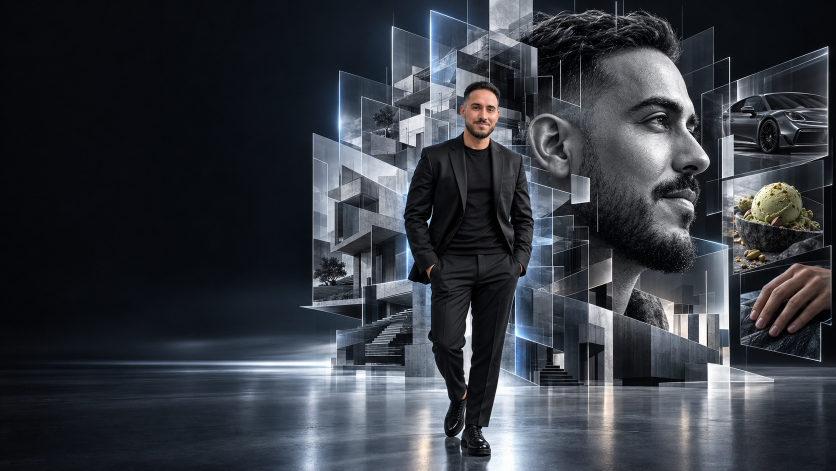
#> input picture josean-portfolio-ultrapremium/02-hero/hero-desktop.png, 1672 x 941 px (shown at 1/2 size)
$ python register-hero.py
#> lines starting #> are read from the running program, lines starting #| are printed output that depends on the picture; after the words box and inside, x2 and y2 are one past the last pixel; in counts of white or black regions, pixels touching at a corner belong together
#!/usr/bin/env python3
"""Find where the hero's transparent layers sit on the finished hero art.

The kit's layers (Josean, the monumental portrait) were directed to match hero-desktop.png
but are not pixel-registered (README: "não são frames registrados pixel a pixel"). The page
paints the finished art first and then hands over to the live layers, so each layer is
located on the art: SIFT keypoints inside the layer's alpha, ratio-tested matches and a
RANSAC similarity (scale, angle, offset).

Also written: the inner opening of portal-vidro-transparente.png, measured on a zoomed grid
(the frame is drawn in perspective, so the opening is a quad, not a rectangle).

Output: src/data/hero.json
Usage: python3 scripts/register-hero.py   (needs opencv-python, numpy, Pillow)
"""
import json
from pathlib import Path

import cv2
import numpy as np
from PIL import Image

ROOT = Path(__file__).resolve().parent.parent
KIT = ROOT / "josean-portfolio-ultrapremium"
OUT = ROOT / "src/data/hero.json"

LAYERS = {
    "josean": "03-camadas/josean-corpo-transparente.png",
    "portrait": "03-camadas/retrato-monumental-transparente.png",
}


def load(path):
    return np.array(Image.open(path).convert("RGBA"))


def alpha_box(img, threshold=8):
    ys, xs = np.nonzero(img[..., 3] > threshold)
    return [int(xs.min()), int(ys.min()), int(xs.max()) + 1, int(ys.max()) + 1]


def main():
    art = load(KIT / "02-hero/hero-desktop.png")
    sift = cv2.SIFT_create(nfeatures=8000)
    ka, da = sift.detectAndCompute(cv2.cvtColor(art[..., :3], cv2.COLOR_RGB2GRAY), None)
#> ka = 3286 keypoints; strongest (x, y, size): (969, 892, 2.8), (961, 880, 2.8), (934, 766, 4.5), (857, 443, 5.3)
    out = {"art": {"width": int(art.shape[1]), "height": int(art.shape[0])}, "layers": {}}
    for name, file in LAYERS.items():
        layer = load(KIT / file)
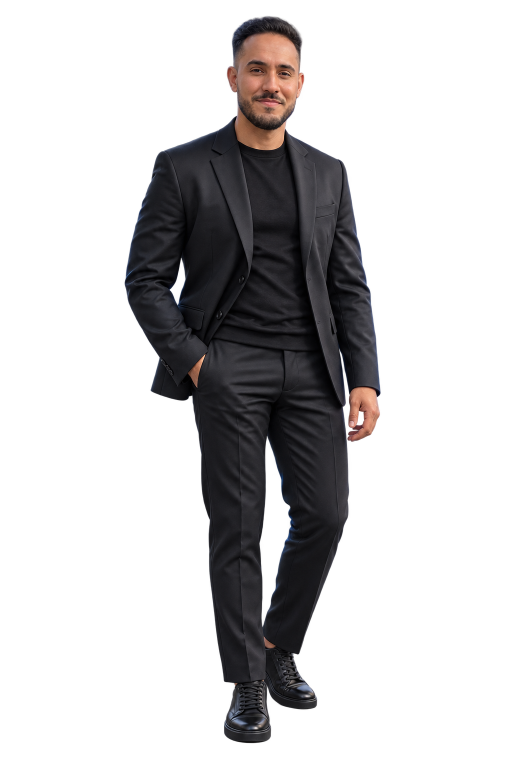
#> input picture josean-portfolio-ultrapremium/03-camadas/josean-corpo-transparente.png, 1024 x 1536 px (shown at 1/2 size)
#> in load, returned value is the input picture: shape (1536, 1024, 4); mean R, G, B, A 20.9, 19, 20.7, 64.4
        mask = cv2.erode((layer[..., 3] > 200).astype(np.uint8) * 255, np.ones((9, 9), np.uint8))
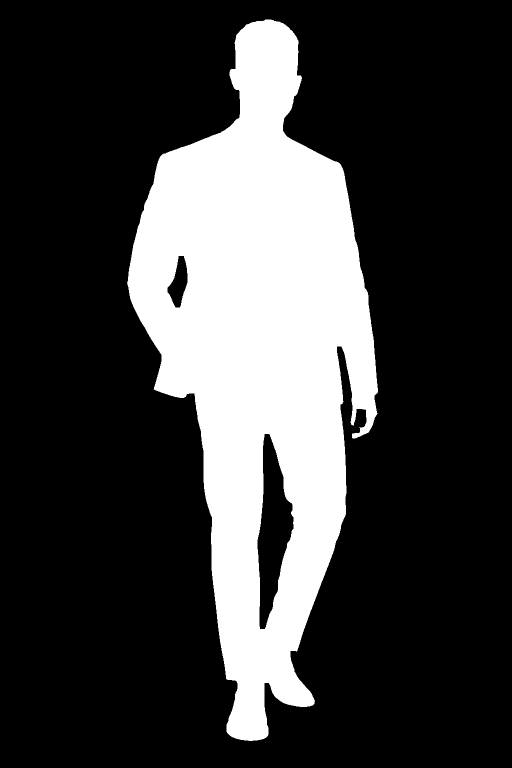
#> mask: shape (1536, 1024) (shown at 1/2 size); 23.7% white; 1 white region, box (x1, y1, x2, y2) and area: (254, 39, 756, 1482) 373521
        kl, dl = sift.detectAndCompute(cv2.cvtColor(layer[..., :3], cv2.COLOR_RGB2GRAY), mask)
#> kl = 411 keypoints; strongest (x, y, size): (511, 1456, 3.9), (614, 1392, 3.9), (553, 183, 3.5), (550, 281, 22.7)
        pairs = cv2.BFMatcher().knnMatch(dl, da, k=2)
#> pairs = 411 matches
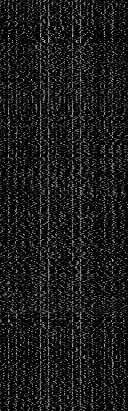
#> dl: shape (411, 128) float32; min 0, max 212, mean 26.6
        good = [a for a, b in pairs if a.distance < 0.75 * b.distance]
#> good = 16 matches
        src = np.float32([kl[m.queryIdx].pt for m in good])
#> src = 16 rows, first 8: [498.6, 196.7], [498.6, 196.7], [510.4, 164], [513.9, 293.9], [513.9, 294.2], [514.8, 141], [518.2, 187.2], [518.4, 134.9]
        dst = np.float32([ka[m.trainIdx].pt for m in good])
#> dst = 16 rows, first 8: [943.1, 245.6], [943.1, 245.6], [949.8, 228.1], [947.3, 295.9], [947.3, 295.9], [951.9, 215.7], [954, 239.1], [955.3, 213]
        M, inliers = cv2.estimateAffinePartial2D(src, dst, method=cv2.RANSAC, ransacReprojThreshold=4)
#> M = [[0.526, -0.0439, 688.6], [0.0439, 0.526, 118.4]]; inliers = [1, 1, 1, 1, 1, 1, 1, 1, 1, 1, 1, 1, 1, 1, 0, 0]
        s = float(np.hypot(M[0, 0], M[1, 0]))
#> s = 0.528
        rot = float(np.degrees(np.arctan2(M[1, 0], M[0, 0])))
#> rot = 4.77
        # the layer's own pixels -> art pixels: p' = (x, y) + s·R(rot)·p
        out["layers"][name] = {
            "box": alpha_box(layer), "size": [int(layer.shape[1]), int(layer.shape[0])],
            "scale": round(s, 4), "rot": round(rot, 2), "x": round(float(M[0, 2]), 1), "y": round(float(M[1, 2]), 1),
            "inliers": int(inliers.sum()),
        }
        print(name, out["layers"][name])
#| josean {'box': [249, 31, 762, 1487], 'size': [1024, 1536], 'scale': 0.5281, 'rot': 4.77, 'x': 688.6, 'y': 118.4, 'inliers': 14}
#> pass 2 of the loop in main, `for name, file in LAYERS.items():`:
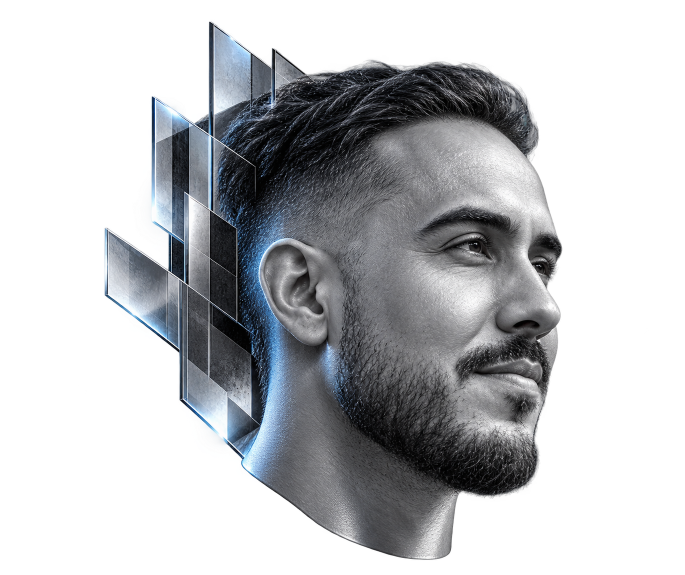
#> input picture josean-portfolio-ultrapremium/03-camadas/retrato-monumental-transparente.png, 1369 x 1149 px (shown at 1/2 size)
#> in load, returned value is the input picture: shape (1149, 1369, 4); mean R, G, B, A 44.5, 46.6, 49.6, 107.6
#> in main, `mask = cv2.erode((layer[..., 3] > 200).astype(np.uint8) * 255, np.ones..`:
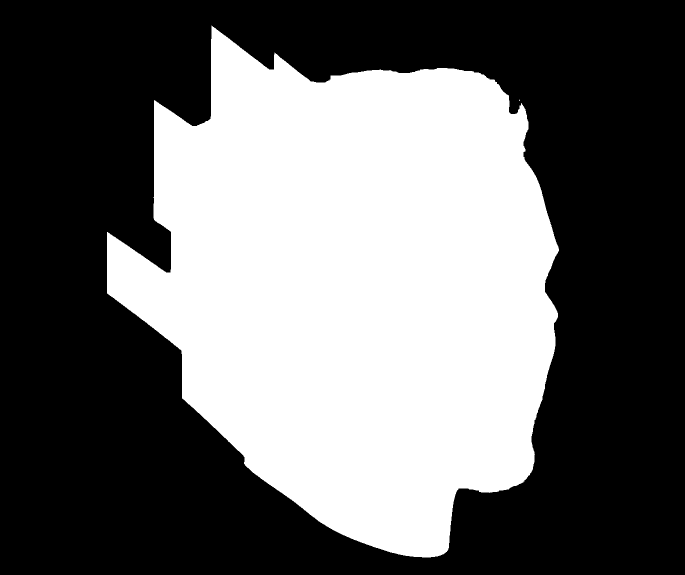
#> mask: shape (1149, 1369) (shown at 1/2 size); 41.1% white; 2 white regions (1 under 20 px), largest, box (x1, y1, x2, y2) and area: (214, 51, 1118, 1115) 645718
#> kl = 2969 keypoints; strongest (x, y, size): (617, 165, 2), (339, 222, 46.4), (722, 148, 1.9), (1010, 354, 106.7)
#> pairs = 2969 matches
#> in main, `pairs = cv2.BFMatcher().knnMatch(dl, da, k=2)`:
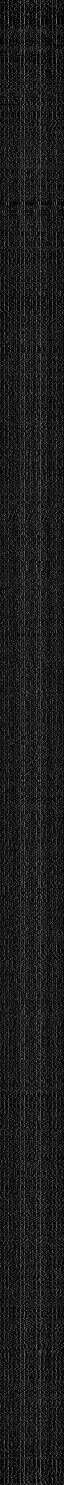
#> dl: shape (2969, 128) float32 (shown at 1/2 size); min 0, max 221, mean 28.5
#> good = 36 matches
#> src = 36 pairs, first value 351.8 to 1075.2, second value 103.2 to 998.9
#> dst = 36 pairs, first value 703.4 to 1588.5, second value 71.39 to 744.8
#> M = [[0.61, -0.0136, 747.9], [0.0136, 0.61, -73.68]]; inliers = 36 values, max 1 at index 5, min 0 at index 0, mean 0.361
#> s = 0.61
#> rot = 1.28
#| portrait {'box': [209, 42, 1125, 1120], 'size': [1369, 1149], 'scale': 0.6098, 'rot': 1.28, 'x': 747.9, 'y': -73.7, 'inliers': 13}
    out["portal"] = {"size": [1448, 1086], "inner": [[296, 112], [1218, 240], [1218, 892], [296, 976]]}
    OUT.parent.mkdir(parents=True, exist_ok=True)
    OUT.write_text(json.dumps(out, indent=2) + "\n")


if __name__ == "__main__":
    main()
